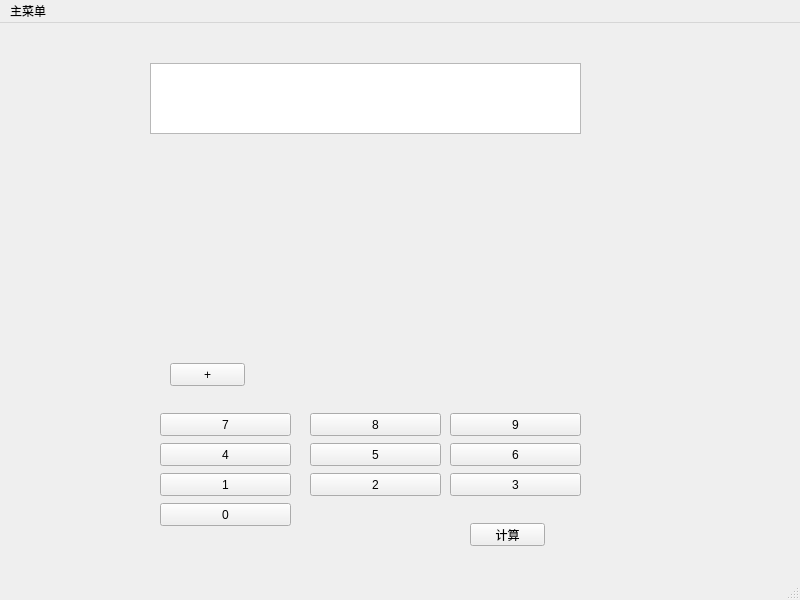
<?xml version="1.0" encoding="UTF-8"?>
<ui version="4.0">
 <class>MainWindow</class>
 <widget class="QMainWindow" name="MainWindow">
  <property name="geometry">
   <rect>
    <x>0</x>
    <y>0</y>
    <width>800</width>
    <height>600</height>
   </rect>
  </property>
  <property name="windowTitle">
   <string>MainWindow</string>
  </property>
  <widget class="QWidget" name="centralwidget">
   <widget class="QTextEdit" name="textEdit">
    <property name="geometry">
     <rect>
      <x>150</x>
      <y>40</y>
      <width>431</width>
      <height>71</height>
     </rect>
    </property>
   </widget>
   <widget class="QPushButton" name="pushButton_0">
    <property name="geometry">
     <rect>
      <x>160</x>
      <y>480</y>
      <width>131</width>
      <height>23</height>
     </rect>
    </property>
    <property name="text">
     <string>0</string>
    </property>
   </widget>
   <widget class="QPushButton" name="pushButton_1">
    <property name="geometry">
     <rect>
      <x>160</x>
      <y>450</y>
      <width>131</width>
      <height>23</height>
     </rect>
    </property>
    <property name="text">
     <string>1</string>
    </property>
   </widget>
   <widget class="QPushButton" name="pushButton_2">
    <property name="geometry">
     <rect>
      <x>310</x>
      <y>450</y>
      <width>131</width>
      <height>23</height>
     </rect>
    </property>
    <property name="text">
     <string>2</string>
    </property>
   </widget>
   <widget class="QPushButton" name="pushButton_3">
    <property name="geometry">
     <rect>
      <x>450</x>
      <y>450</y>
      <width>131</width>
      <height>23</height>
     </rect>
    </property>
    <property name="text">
     <string>3</string>
    </property>
   </widget>
   <widget class="QPushButton" name="pushButton_count">
    <property name="geometry">
     <rect>
      <x>470</x>
      <y>500</y>
      <width>75</width>
      <height>23</height>
     </rect>
    </property>
    <property name="text">
     <string>计算</string>
    </property>
   </widget>
   <widget class="QPushButton" name="pushButton_4">
    <property name="geometry">
     <rect>
      <x>160</x>
      <y>420</y>
      <width>131</width>
      <height>23</height>
     </rect>
    </property>
    <property name="text">
     <string>4</string>
    </property>
   </widget>
   <widget class="QPushButton" name="pushButton_5">
    <property name="geometry">
     <rect>
      <x>310</x>
      <y>420</y>
      <width>131</width>
      <height>23</height>
     </rect>
    </property>
    <property name="text">
     <string>5</string>
    </property>
   </widget>
   <widget class="QPushButton" name="pushButton_6">
    <property name="geometry">
     <rect>
      <x>450</x>
      <y>420</y>
      <width>131</width>
      <height>23</height>
     </rect>
    </property>
    <property name="text">
     <string>6</string>
    </property>
   </widget>
   <widget class="QPushButton" name="pushButton_7">
    <property name="geometry">
     <rect>
      <x>160</x>
      <y>390</y>
      <width>131</width>
      <height>23</height>
     </rect>
    </property>
    <property name="text">
     <string>7</string>
    </property>
   </widget>
   <widget class="QPushButton" name="pushButton_8">
    <property name="geometry">
     <rect>
      <x>310</x>
      <y>390</y>
      <width>131</width>
      <height>23</height>
     </rect>
    </property>
    <property name="text">
     <string>8</string>
    </property>
   </widget>
   <widget class="QPushButton" name="pushButton_9">
    <property name="geometry">
     <rect>
      <x>450</x>
      <y>390</y>
      <width>131</width>
      <height>23</height>
     </rect>
    </property>
    <property name="text">
     <string>9</string>
    </property>
   </widget>
   <widget class="QPushButton" name="pushButton_add">
    <property name="geometry">
     <rect>
      <x>170</x>
      <y>340</y>
      <width>75</width>
      <height>23</height>
     </rect>
    </property>
    <property name="text">
     <string>+</string>
    </property>
   </widget>
  </widget>
  <widget class="QMenuBar" name="menubar">
   <property name="geometry">
    <rect>
     <x>0</x>
     <y>0</y>
     <width>800</width>
     <height>21</height>
    </rect>
   </property>
   <widget class="QMenu" name="menu">
    <property name="title">
     <string>主菜单</string>
    </property>
   </widget>
   <addaction name="menu"/>
  </widget>
  <widget class="QStatusBar" name="statusbar"/>
 </widget>
 <resources/>
 <connections/>
</ui>
